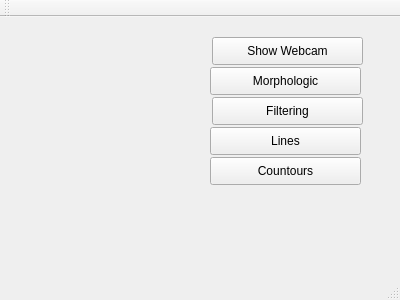
<?xml version="1.0" encoding="UTF-8"?>
<ui version="4.0">
 <class>MainWindow</class>
 <widget class="QMainWindow" name="MainWindow">
  <property name="geometry">
   <rect>
    <x>0</x>
    <y>0</y>
    <width>400</width>
    <height>300</height>
   </rect>
  </property>
  <property name="windowTitle">
   <string>MainWindow</string>
  </property>
  <widget class="QWidget" name="centralWidget">
   <widget class="QPushButton" name="pushButton">
    <property name="geometry">
     <rect>
      <x>212</x>
      <y>20</y>
      <width>151</width>
      <height>28</height>
     </rect>
    </property>
    <property name="text">
     <string>Show Webcam</string>
    </property>
   </widget>
   <widget class="QPushButton" name="pushButton_2">
    <property name="geometry">
     <rect>
      <x>210</x>
      <y>50</y>
      <width>151</width>
      <height>28</height>
     </rect>
    </property>
    <property name="text">
     <string>Morphologic</string>
    </property>
   </widget>
   <widget class="QPushButton" name="pushButton_3">
    <property name="geometry">
     <rect>
      <x>212</x>
      <y>80</y>
      <width>151</width>
      <height>28</height>
     </rect>
    </property>
    <property name="text">
     <string>Filtering</string>
    </property>
   </widget>
   <widget class="QPushButton" name="pushButton_4">
    <property name="geometry">
     <rect>
      <x>210</x>
      <y>110</y>
      <width>151</width>
      <height>28</height>
     </rect>
    </property>
    <property name="text">
     <string>Lines</string>
    </property>
   </widget>
   <widget class="QPushButton" name="pushButton_5">
    <property name="geometry">
     <rect>
      <x>210</x>
      <y>140</y>
      <width>151</width>
      <height>28</height>
     </rect>
    </property>
    <property name="text">
     <string>Countours</string>
    </property>
   </widget>
  </widget>
  <widget class="QMenuBar" name="menuBar">
   <property name="geometry">
    <rect>
     <x>0</x>
     <y>0</y>
     <width>400</width>
     <height>26</height>
    </rect>
   </property>
  </widget>
  <widget class="QToolBar" name="mainToolBar">
   <attribute name="toolBarArea">
    <enum>TopToolBarArea</enum>
   </attribute>
   <attribute name="toolBarBreak">
    <bool>false</bool>
   </attribute>
  </widget>
  <widget class="QStatusBar" name="statusBar"/>
 </widget>
 <layoutdefault spacing="6" margin="11"/>
 <resources/>
 <connections/>
</ui>
